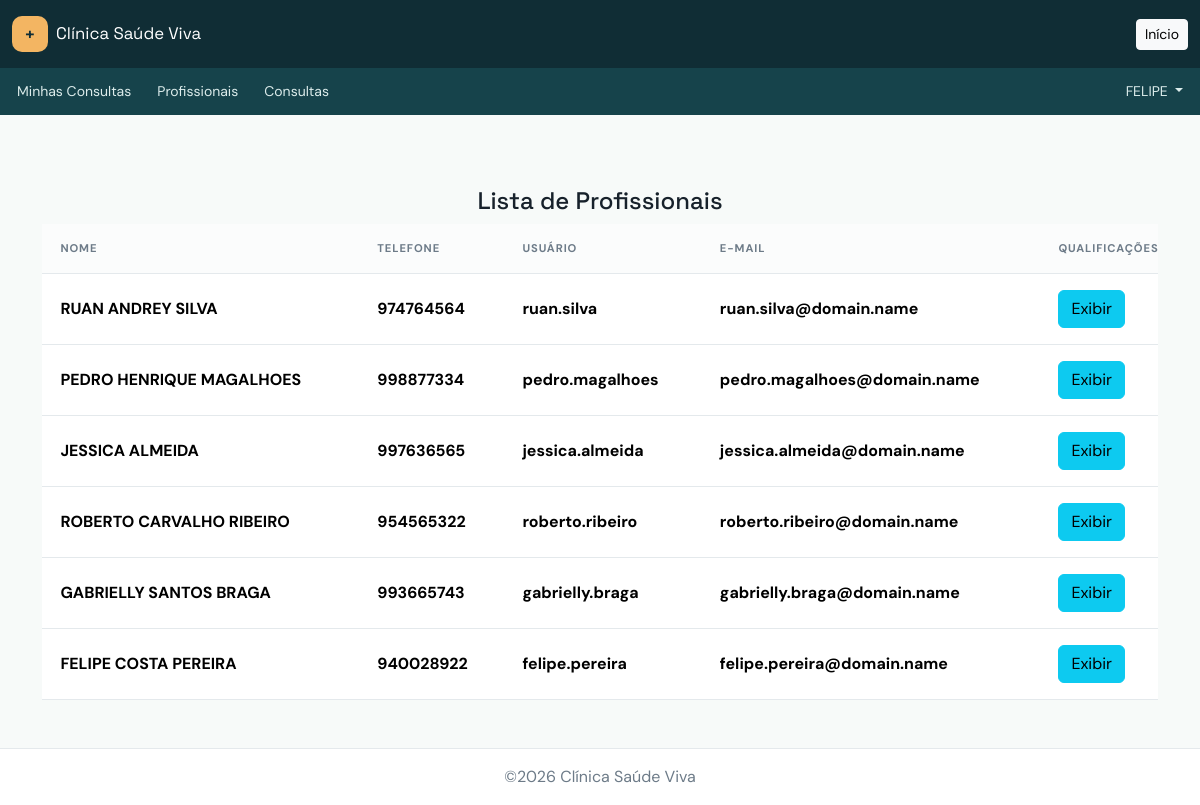
The page /users/list (signed in) on the database its author committed.
### users/models.py (models this page shows, shortened)
class Professional(models.Model):
    name      = models.CharField(max_length=20, verbose_name='Nome')
    full_name = models.CharField(max_length=80, verbose_name='Nome Completo')
    phone     = models.CharField(max_length= 9, verbose_name='Telefone')
    user           = models.OneToOneField(User,
        verbose_name='Usuário',
        related_name='professional',
        on_delete=models.CASCADE,
        )
    qualifications = models.ManyToManyField(Qualification,
        through='ProfessionalQualification',
        verbose_name='Qualificações',
        related_name='professional',
        )
    objects = ProfessionalManager()
    class Meta:
        verbose_name        = 'Profissional'
        verbose_name_plural = 'Profissionais'

### users/views.py (the view)
# urls.py: path('list'            , views.list_view     , name='list'        ),
@login_required()
def list_view(request):
    if request.user.is_staff:
        return render(request, 'professional_list.html', {'professionals':Professional.objects.all()})
    else:
        return redirect('users:index')

### users/templates/professional_list.html (shortened to what this page needs)
{% extends 'base.html' %}
{% block content %}
    <div class="container mt-4 d-flex align-items-center flex-column">
        <h4>Lista de Profissionais</h4>
        <table class="table">
            <thead>
                <tr>
                    <th>Nome</th>
                    <th>Telefone</th>
                    <th>Usuário</th>
                    <th>E-Mail</th>
                    <th id="qualification-header">Qualificações</th>
                </tr>
            </thead>
            <tbody>
            {% for professional in professionals %}
                <tr>
                    <th>{{professional.full_name}}</th>
                    <th>{{professional.phone}}</th>
                    <th>{{professional.user.username}}</th>
                    <th>{{professional.user.email}}</th>
                    <th><div>
                        <a href="#qualifications-{{professional.id}}"
                        data-bs-toggle="collapse"
                        class="qualification-toggle btn btn-info">Exibir</a>
                    </div></th>
                </tr>
            {% endfor %}
            </tbody>
        </table>
    </div>
{% endblock content %}

### .templates/base.html (shortened to what this page needs)
{% load static %}
<!DOCTYPE html>
<html lang="pt-BR">
<head>
    <link href="https://cdn.jsdelivr.net/npm/bootstrap@5.3.3/dist/css/bootstrap.min.css" rel="stylesheet">
    <link rel="stylesheet" href="{% static 'css/app.css' %}">
</head>
<body class="min-vh-100 d-flex flex-column">
    <nav class="navbar navbar-expand-lg py-3">
        <div class="container page-shell">
            <a class="d-flex align-items-center gap-2 text-decoration-none" href="{% url 'home' %}">
                <span class="brand-mark">+</span><span class="brand-name">Clínica Saúde Viva</span>
            </a>
            <a class="btn btn-sm btn-light" href="{% url 'home' %}">Início</a>
        </div>
    </nav>
    <nav class="subnav container-fluid p-2">
        <div class="container page-shell d-flex flex-row gap-2 px-0">
        {% if user.is_authenticated %}
        <a class="btn btn-sm btn-nav" href="{% url 'appointments:my_list' %}">Minhas Consultas</a>
        {% if user.is_staff %}
            <a class="btn btn-sm btn-nav" href="{% url 'users:list' %}">Profissionais</a>
            <a class="btn btn-sm btn-nav" href="{% url 'appointments:list' %}">Consultas</a>
        {% endif %}
        <div class="dropdown ms-auto">
            <button class="btn btn-sm btn-nav dropdown-toggle" data-bs-toggle="dropdown">
                {% if user.patient %}
                    {{user.patient.name}}
                {% elif user.professional %}
                    {{user.professional.name}}
                {% else %}
                    {{user.username}}
                {% endif %}
            </button>
        </div>
        {% else %}
        <div class="ms-auto d-flex gap-2">
            <a class="btn btn-sm btn-nav" href="{% url 'users:register' %}">Registrar-se</a>
            <a class="btn btn-sm btn-primary" href="{% url 'users:login' %}">Login</a>
        </div>
        {% endif %}
        </div>
    </nav>
    <main class="container page-shell flex-grow-1 py-5">
        {% block content %}
        {% endblock content %}
    </main>
        <footer class="footer container-fluid p-3 d-flex flex-row justify-content-center"><span>&copy;2026 Clínica Saúde Viva</span></footer>
</body>
</html>

### static/css/app.css (style rules this page uses)
:root { --ink:#17212b; --muted:#6d7b88; --line:#e4e9ec; --soft:#f5f8f8; --brand:#0e766e; --brand-dark:#075e58; --accent:#f3b562; }
body { background:#f7faf9; color:var(--ink); font-family:'DM Sans',sans-serif; }
h1,h2,h3,h4,h5,.brand-name { font-family:'Space Grotesk',sans-serif; }
.navbar { background:#102d35; }
.brand-mark { background:var(--accent); color:#102d35; width:36px; height:36px; display:grid; place-items:center; border-radius:10px; font-weight:700; }
.brand-name { color:white; font-size:1.05rem; }
.subnav { background:#16434b; }
.btn-nav { color:#dceceb; border-color:transparent; }
.footer { color:var(--muted); border-top:1px solid var(--line); background:white; }
.page-shell { max-width:1260px; }
.table { margin-bottom:0; }
.table > :not(caption) > * > * { padding:1rem 1.15rem; border-bottom-color:var(--line); vertical-align:middle; }
.table thead th { background:#fbfcfc; color:var(--muted); font-size:.7rem; letter-spacing:.08em; text-transform:uppercase; white-space:nowrap; }

### users/templates/professional_list.html (style rules this page uses)
#qualification-header { max-width: 1rem; }

### rows shown on the page
Professional: full_name "RUAN ANDREY SILVA", phone "974764564", user.username "ruan.silva", user.email "ruan.silva@domain.name"
Professional: full_name "PEDRO HENRIQUE MAGALHOES", phone "998877334", user.username "pedro.magalhoes", user.email "pedro.magalhoes@domain.name"
Professional: full_name "JESSICA ALMEIDA", phone "997636565", user.username "jessica.almeida", user.email "jessica.almeida@domain.name"
Professional: full_name "ROBERTO CARVALHO RIBEIRO", phone "954565322", user.username "roberto.ribeiro", user.email "roberto.ribeiro@domain.name"
Professional: full_name "GABRIELLY SANTOS BRAGA", phone "993665743", user.username "gabrielly.braga", user.email "gabrielly.braga@domain.name"
Professional: full_name "FELIPE COSTA PEREIRA", phone "940028922", user.username "felipe.pereira", user.email "felipe.pereira@domain.name"

### other values the page prints
{{ user.professional.name }} "FELIPE"
